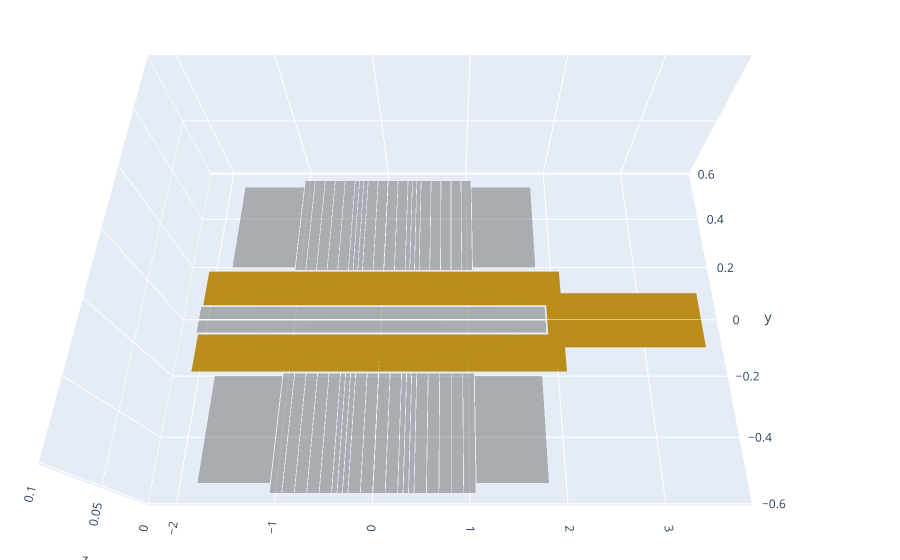

This figure's notebook cell:
### Code cell
bowtie.plot(40)

### Figure 1 — Plotly figure (JSON) as saved in the notebook; plotly's stock layout.template omitted (floating-point values rounded to 4 significant figures)
{"data": [{"color": "grey", "flatshading": true, "hoverinfo": "name", "i": [0, 2], "j": [1, 3], "k": [2, 0], "name": "0", "opacity": 0.5, "showscale": false, "type": "mesh3d", "x": [0.94, 0.94, 1.06, 1.06], "y": [-0.191, -0.569, -0.569, -0.191], "z": [0, 0, 0, 0]}, {"color": "grey", "flatshading": true, "hoverinfo": "name", "i": [0, 2], "j": [1, 3], "k": [2, 0], "name": "1", "opacity": 0.5, "showscale": false, "type": "mesh3d", "x": [0.812, 0.812, 0.932, 0.932], "y": [-0.191, -0.569, -0.569, -0.191], "z": [0, 0, 0, 0]}, {"color": "grey", "flatshading": true, "hoverinfo": "name", "i": [0, 2], "j": [1, 3], "k": [2, 0], "name": "2", "opacity": 0.5, "showscale": false, "type": "mesh3d", "x": [0.804, 0.804, 0.684, 0.684], "y": [-0.569, -0.191, -0.191, -0.569], "z": [0, 0, 0, 0]}, {"color": "grey", "flatshading": true, "hoverinfo": "name", "i": [0, 2], "j": [1, 3], "k": [2, 0], "name": "3", "opacity": 0.5, "showscale": false, "type": "mesh3d", "x": [0.676, 0.676, 0.556, 0.556], "y": [-0.569, -0.191, -0.191, -0.569], "z": [0, 0, 0, 0]}, {"color": "grey", "flatshading": true, "hoverinfo": "name", "i": [2, 0], "j": [3, 1], "k": [0, 2], "name": "4", "opacity": 0.5, "showscale": false, "type": "mesh3d", "x": [0.428, 0.428, 0.548, 0.548], "y": [-0.191, -0.569, -0.569, -0.191], "z": [0, 0, 0, 0]}, {"color": "grey", "flatshading": true, "hoverinfo": "name", "i": [0, 2], "j": [1, 3], "k": [2, 0], "name": "5", "opacity": 0.5, "showscale": false, "type": "mesh3d", "x": [0.372, 0.372, 0.42, 0.42], "y": [-0.191, -0.569, -0.569, -0.191], "z": [0, 0, 0, 0]}, {"color": "grey", "flatshading": true, "hoverinfo": "name", "i": [0, 2], "j": [1, 3], "k": [2, 0], "name": "6", "opacity": 0.5, "showscale": false, "type": "mesh3d", "x": [0.26, 0.26, 0.308, 0.308], "y": [-0.191, -0.569, -0.569, -0.191], "z": [0, 0, 0, 0]}, {"color": "grey", "flatshading": true, "hoverinfo": "name", "i": [0, 2], "j": [1, 3], "k": [2, 0], "name": "7", "opacity": 0.5, "showscale": false, "type": "mesh3d", "x": [0.132, 0.132, 0.252, 0.252], "y": [-0.191, -0.569, -0.569, -0.191], "z": [0, 0, 0, 0]}, {"color": "grey", "flatshading": true, "hoverinfo": "name", "i": [2, 0], "j": [3, 1], "k": [0, 2], "name": "8", "opacity": 0.5, "showscale": false, "type": "mesh3d", "x": [0.124, 0.124, 0.00401, 0.00401], "y": [-0.569, -0.191, -0.191, -0.569], "z": [0, 0, 0, 0]}, {"color": "grey", "flatshading": true, "hoverinfo": "name", "i": [0, 2], "j": [1, 3], "k": [2, 0], "name": "9", "opacity": 0.5, "showscale": false, "type": "mesh3d", "x": [-0.124, -0.124, -0.00401, -0.00401], "y": [-0.191, -0.569, -0.569, -0.191], "z": [0, 0, 0, 0]}, {"color": "grey", "flatshading": true, "hoverinfo": "name", "i": [0, 2], "j": [1, 3], "k": [2, 0], "name": "10", "opacity": 0.5, "showscale": false, "type": "mesh3d", "x": [-0.252, -0.252, -0.132, -0.132], "y": [-0.191, -0.569, -0.569, -0.191], "z": [0, 0, 0, 0]}, {"color": "grey", "flatshading": true, "hoverinfo": "name", "i": [0, 2], "j": [1, 3], "k": [2, 0], "name": "11", "opacity": 0.5, "showscale": false, "type": "mesh3d", "x": [-0.308, -0.308, -0.26, -0.26], "y": [-0.191, -0.569, -0.569, -0.191], "z": [0, 0, 0, 0]}, {"color": "grey", "flatshading": true, "hoverinfo": "name", "i": [0, 2], "j": [1, 3], "k": [2, 0], "name": "12", "opacity": 0.5, "showscale": false, "type": "mesh3d", "x": [-0.372, -0.372, -0.42, -0.42], "y": [-0.569, -0.191, -0.191, -0.569], "z": [0, 0, 0, 0]}, {"color": "grey", "flatshading": true, "hoverinfo": "name", "i": [0, 2], "j": [1, 3], "k": [2, 0], "name": "13", "opacity": 0.5, "showscale": false, "type": "mesh3d", "x": [-0.428, -0.428, -0.548, -0.548], "y": [-0.569, -0.191, -0.191, -0.569], "z": [0, 0, 0, 0]}, {"color": "grey", "flatshading": true, "hoverinfo": "name", "i": [0, 2], "j": [1, 3], "k": [2, 0], "name": "14", "opacity": 0.5, "showscale": false, "type": "mesh3d", "x": [-0.676, -0.676, -0.556, -0.556], "y": [-0.191, -0.569, -0.569, -0.191], "z": [0, 0, 0, 0]}, {"color": "grey", "flatshading": true, "hoverinfo": "name", "i": [0, 2], "j": [1, 3], "k": [2, 0], "name": "15", "opacity": 0.5, "showscale": false, "type": "mesh3d", "x": [-0.804, -0.804, -0.684, -0.684], "y": [-0.191, -0.569, -0.569, -0.191], "z": [0, 0, 0, 0]}, {"color": "grey", "flatshading": true, "hoverinfo": "name", "i": [2, 0], "j": [3, 1], "k": [0, 2], "name": "16", "opacity": 0.5, "showscale": false, "type": "mesh3d", "x": [-0.932, -0.932, -0.812, -0.812], "y": [-0.191, -0.569, -0.569, -0.191], "z": [0, 0, 0, 0]}, {"color": "grey", "flatshading": true, "hoverinfo": "name", "i": [0, 2], "j": [1, 3], "k": [2, 0], "name": "17", "opacity": 0.5, "showscale": false, "type": "mesh3d", "x": [-1.06, -1.06, -0.94, -0.94], "y": [-0.191, -0.569, -0.569, -0.191], "z": [0, 0, 0, 0]}, {"color": "grey", "flatshading": true, "hoverinfo": "name", "i": [0, 2], "j": [1, 3], "k": [2, 0], "name": "18", "opacity": 0.5, "showscale": false, "type": "mesh3d", "x": [1.06, 1.06, 0.94, 0.94], "y": [0.191, 0.569, 0.569, 0.191], "z": [0, 0, 0, 0]}, {"color": "grey", "flatshading": true, "hoverinfo": "name", "i": [0, 2], "j": [1, 3], "k": [2, 0], "name": "19", "opacity": 0.5, "showscale": false, "type": "mesh3d", "x": [0.812, 0.812, 0.932, 0.932], "y": [0.569, 0.191, 0.191, 0.569], "z": [0, 0, 0, 0]}, {"color": "grey", "flatshading": true, "hoverinfo": "name", "i": [0, 2], "j": [1, 3], "k": [2, 0], "name": "20", "opacity": 0.5, "showscale": false, "type": "mesh3d", "x": [0.684, 0.684, 0.804, 0.804], "y": [0.569, 0.191, 0.191, 0.569], "z": [0, 0, 0, 0]}, {"color": "grey", "flatshading": true, "hoverinfo": "name", "i": [0, 2], "j": [1, 3], "k": [2, 0], "name": "21", "opacity": 0.5, "showscale": false, "type": "mesh3d", "x": [0.556, 0.556, 0.676, 0.676], "y": [0.569, 0.191, 0.191, 0.569], "z": [0, 0, 0, 0]}, {"color": "grey", "flatshading": true, "hoverinfo": "name", "i": [0, 2], "j": [1, 3], "k": [2, 0], "name": "22", "opacity": 0.5, "showscale": false, "type": "mesh3d", "x": [0.548, 0.548, 0.428, 0.428], "y": [0.191, 0.569, 0.569, 0.191], "z": [0, 0, 0, 0]}, {"color": "grey", "flatshading": true, "hoverinfo": "name", "i": [0, 2], "j": [1, 3], "k": [2, 0], "name": "23", "opacity": 0.5, "showscale": false, "type": "mesh3d", "x": [0.372, 0.372, 0.42, 0.42], "y": [0.569, 0.191, 0.191, 0.569], "z": [0, 0, 0, 0]}, {"color": "grey", "flatshading": true, "hoverinfo": "name", "i": [2, 0], "j": [3, 1], "k": [0, 2], "name": "24", "opacity": 0.5, "showscale": false, "type": "mesh3d", "x": [0.26, 0.26, 0.308, 0.308], "y": [0.569, 0.191, 0.191, 0.569], "z": [0, 0, 0, 0]}, {"color": "grey", "flatshading": true, "hoverinfo": "name", "i": [0, 2], "j": [1, 3], "k": [2, 0], "name": "25", "opacity": 0.5, "showscale": false, "type": "mesh3d", "x": [0.132, 0.132, 0.252, 0.252], "y": [0.569, 0.191, 0.191, 0.569], "z": [0, 0, 0, 0]}, {"color": "grey", "flatshading": true, "hoverinfo": "name", "i": [0, 2], "j": [1, 3], "k": [2, 0], "name": "26", "opacity": 0.5, "showscale": false, "type": "mesh3d", "x": [0.00401, 0.00401, 0.124, 0.124], "y": [0.569, 0.191, 0.191, 0.569], "z": [0, 0, 0, 0]}, {"color": "grey", "flatshading": true, "hoverinfo": "name", "i": [0, 2], "j": [1, 3], "k": [2, 0], "name": "27", "opacity": 0.5, "showscale": false, "type": "mesh3d", "x": [-0.124, -0.124, -0.00401, -0.00401], "y": [0.569, 0.191, 0.191, 0.569], "z": [0, 0, 0, 0]}, {"color": "grey", "flatshading": true, "hoverinfo": "name", "i": [0, 2], "j": [1, 3], "k": [2, 0], "name": "28", "opacity": 0.5, "showscale": false, "type": "mesh3d", "x": [-0.252, -0.252, -0.132, -0.132], "y": [0.569, 0.191, 0.191, 0.569], "z": [0, 0, 0, 0]}, {"color": "grey", "flatshading": true, "hoverinfo": "name", "i": [0, 2], "j": [1, 3], "k": [2, 0], "name": "29", "opacity": 0.5, "showscale": false, "type": "mesh3d", "x": [-0.308, -0.308, -0.26, -0.26], "y": [0.569, 0.191, 0.191, 0.569], "z": [0, 0, 0, 0]}, {"color": "grey", "flatshading": true, "hoverinfo": "name", "i": [0, 2], "j": [1, 3], "k": [2, 0], "name": "30", "opacity": 0.5, "showscale": false, "type": "mesh3d", "x": [-0.42, -0.42, -0.372, -0.372], "y": [0.569, 0.191, 0.191, 0.569], "z": [0, 0, 0, 0]}, {"color": "grey", "flatshading": true, "hoverinfo": "name", "i": [2, 0], "j": [3, 1], "k": [0, 2], "name": "31", "opacity": 0.5, "showscale": false, "type": "mesh3d", "x": [-0.428, -0.428, -0.548, -0.548], "y": [0.191, 0.569, 0.569, 0.191], "z": [0, 0, 0, 0]}, {"color": "grey", "flatshading": true, "hoverinfo": "name", "i": [2, 0], "j": [3, 1], "k": [0, 2], "name": "32", "opacity": 0.5, "showscale": false, "type": "mesh3d", "x": [-0.676, -0.676, -0.556, -0.556], "y": [0.569, 0.191, 0.191, 0.569], "z": [0, 0, 0, 0]}, {"color": "grey", "flatshading": true, "hoverinfo": "name", "i": [0, 2], "j": [1, 3], "k": [2, 0], "name": "33", "opacity": 0.5, "showscale": false, "type": "mesh3d", "x": [-0.804, -0.804, -0.684, -0.684], "y": [0.569, 0.191, 0.191, 0.569], "z": [0, 0, 0, 0]}, {"color": "grey", "flatshading": true, "hoverinfo": "name", "i": [0, 2], "j": [1, 3], "k": [2, 0], "name": "34", "opacity": 0.5, "showscale": false, "type": "mesh3d", "x": [-0.932, -0.932, -0.812, -0.812], "y": [0.569, 0.191, 0.191, 0.569], "z": [0, 0, 0, 0]}, {"color": "grey", "flatshading": true, "hoverinfo": "name", "i": [0, 2], "j": [1, 3], "k": [2, 0], "name": "35", "opacity": 0.5, "showscale": false, "type": "mesh3d", "x": [-0.94, -0.94, -1.06, -1.06], "y": [0.191, 0.569, 0.569, 0.191], "z": [0, 0, 0, 0]}, {"color": "grey", "flatshading": true, "hoverinfo": "name", "i": [7, 5, 2, 1, 0, 3], "j": [6, 2, 5, 0, 1, 4], "k": [5, 1, 6, 3, 2, 1], "name": "36", "opacity": 0.5, "showscale": false, "type": "mesh3d", "x": [0.364, 0.3405, 0.316, 0.364, 0.3426, 0.3395, 0.316, 0.3374], "y": [-0.569, -0.1954, -0.569, -0.191, -0.191, -0.1954, -0.191, -0.191], "z": [0, 0, 0, 0, 0, 0, 0, 0]}, {"color": "grey", "flatshading": true, "hoverinfo": "name", "i": [0, 3, 2, 5, 4, 7], "j": [1, 2, 3, 4, 5, 6], "k": [2, 4, 0, 6, 3, 4], "name": "37", "opacity": 0.5, "showscale": false, "type": "mesh3d", "x": [-0.316, -0.3374, -0.3395, -0.316, -0.3405, -0.364, -0.364, -0.3426], "y": [-0.191, -0.191, -0.1954, -0.569, -0.1954, -0.569, -0.191, -0.191], "z": [0, 0, 0, 0, 0, 0, 0, 0]}, {"color": "grey", "flatshading": true, "hoverinfo": "name", "i": [4, 7, 5, 0, 3, 2], "j": [7, 4, 6, 1, 2, 3], "k": [3, 6, 4, 2, 4, 0], "name": "38", "opacity": 0.5, "showscale": false, "type": "mesh3d", "x": [0.316, 0.3374, 0.3395, 0.316, 0.3405, 0.3426, 0.364, 0.364], "y": [0.191, 0.191, 0.1954, 0.569, 0.1954, 0.191, 0.191, 0.569], "z": [0, 0, 0, 0, 0, 0, 0, 0]}, {"color": "grey", "flatshading": true, "hoverinfo": "name", "i": [0, 3, 2, 5, 7, 4], "j": [1, 2, 3, 6, 4, 7], "k": [2, 4, 0, 7, 2, 6], "name": "39", "opacity": 0.5, "showscale": false, "type": "mesh3d", "x": [-0.364, -0.3426, -0.3405, -0.364, -0.316, -0.3374, -0.316, -0.3395], "y": [0.191, 0.191, 0.1954, 0.569, 0.569, 0.191, 0.191, 0.1954], "z": [0, 0, 0, 0, 0, 0, 0, 0]}, {"color": "goldenrod", "flatshading": true, "hoverinfo": "name", "i": [11, 15, 1, 14, 14, 11, 12, 0, 3, 4, 9, 8, 5, 5, 0, 0], "j": [7, 17, 0, 0, 15, 12, 11, 2, 4, 3, 7, 7, 7, 6, 1, 3], "k": [8, 16, 14, 15, 16, 13, 8, 3, 5, 10, 6, 9, 3, 7, 2, 7], "name": "40", "opacity": 1, "showscale": false, "type": "mesh3d", "x": [1.92, 0.002007, 2.1, 2.1, 3.7, 2.1, 2.1, 1.92, 0, 0.002007, 3.7, -2.09, -0.002007, -2.09, 0, -2.09, -0.002007, -2.09], "y": [-0.05401, -0.184, -0.184, -0.09999, 0.09999, 0.09999, 0.184, 0.05401, 0.182, 0.184, -0.09999, 0.05401, 0.184, 0.184, -0.182, -0.05401, -0.184, -0.184], "z": [0, 0, 0, 0, 0, 0, 0, 0, 0, 0, 0, 0, 0, 0, 0, 0, 0, 0]}, {"color": "grey", "flatshading": true, "hoverinfo": "name", "i": [0, 2, 5, 4, 3], "j": [1, 3, 4, 5, 2], "k": [2, 4, 3, 6, 1], "name": "41", "opacity": 0.5, "showscale": false, "type": "mesh3d", "x": [1.9, 0.003006, 1.9, 0, -2.11, -0.003006, -2.11], "y": [-0.00351, -0.003518, -0.04699, -0.006015, -0.04699, -0.003518, -0.00351], "z": [0, 0, 0, 0, 0, 0, 0]}, {"color": "grey", "flatshading": true, "hoverinfo": "name", "i": [6, 3, 0, 2, 4], "j": [3, 6, 1, 1, 5], "k": [4, 2, 2, 3, 6], "name": "42", "opacity": 0.5, "showscale": false, "type": "mesh3d", "x": [-2.11, -0.003006, -2.11, 0, 0.003006, 1.9, 1.9], "y": [0.00351, 0.003518, 0.04699, 0.006015, 0.003518, 0.00351, 0.04699], "z": [0, 0, 0, 0, 0, 0, 0]}, {"color": "grey", "flatshading": true, "hoverinfo": "name", "i": [0, 2], "j": [1, 3], "k": [2, 0], "name": "43", "opacity": 0.5, "showscale": false, "type": "mesh3d", "x": [-1.07, -1.07, -1.82, -1.82], "y": [0.2, 0.54, 0.54, 0.2], "z": [0, 0, 0, 0]}, {"color": "grey", "flatshading": true, "hoverinfo": "name", "i": [0, 2], "j": [1, 3], "k": [2, 0], "name": "44", "opacity": 0.5, "showscale": false, "type": "mesh3d", "x": [1.07, 1.07, 1.82, 1.82], "y": [0.54, 0.2, 0.2, 0.54], "z": [0, 0, 0, 0]}, {"color": "grey", "flatshading": true, "hoverinfo": "name", "i": [0, 2], "j": [1, 3], "k": [2, 0], "name": "45", "opacity": 0.5, "showscale": false, "type": "mesh3d", "x": [-1.07, -1.07, -1.82, -1.82], "y": [-0.54, -0.2, -0.2, -0.54], "z": [0, 0, 0, 0]}, {"color": "grey", "flatshading": true, "hoverinfo": "name", "i": [0, 2], "j": [1, 3], "k": [2, 0], "name": "46", "opacity": 0.5, "showscale": false, "type": "mesh3d", "x": [1.07, 1.07, 1.82, 1.82], "y": [-0.2, -0.54, -0.54, -0.2], "z": [0, 0, 0, 0]}], "layout": {"margin": {"b": 0, "l": 0, "r": 0, "t": 0}, "scene": {"aspectratio": {"x": 3, "y": 2, "z": 1}, "camera": {"eye": {"x": 0, "y": -1.5, "z": 3}}, "zaxis": {"range": [0, 0.1]}}}}
